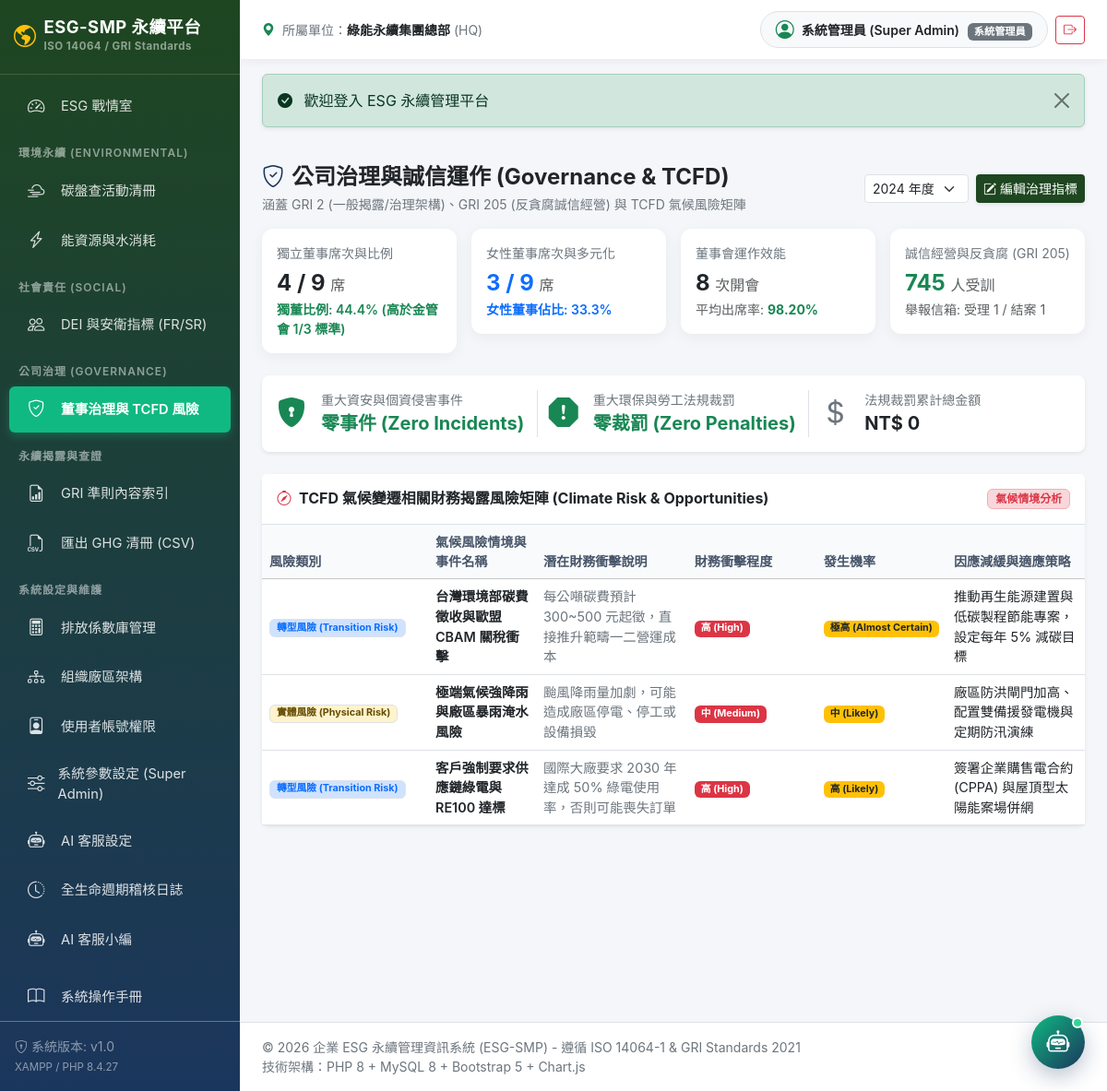
/index.php?route=governance (signed in), run on the app's committed database.
### tables this page shows
CREATE TABLE `esg_governance_metrics` (
  `id` int(10) unsigned NOT NULL AUTO_INCREMENT,
  `period_year` smallint(6) NOT NULL COMMENT '統計年度',
  `board_seats_total` tinyint(3) unsigned NOT NULL DEFAULT 0 COMMENT '董事會總席位',
  `independent_directors` tinyint(3) unsigned NOT NULL DEFAULT 0 COMMENT '獨立董事席位',
  `female_directors` tinyint(3) unsigned NOT NULL DEFAULT 0 COMMENT '女性董事席位',
  `board_meetings_count` tinyint(3) unsigned NOT NULL DEFAULT 0 COMMENT '董事會開會次數',
  `board_attendance_rate` decimal(5,2) NOT NULL DEFAULT 0.00 COMMENT '董事平均出席率 (%)',
  `ethics_train_headcount` int(10) unsigned NOT NULL DEFAULT 0 COMMENT '誠信經營受訓人次',
  `whistleblower_cases` int(10) unsigned NOT NULL DEFAULT 0 COMMENT '舉報信箱受理件數',
  `whistleblower_closed` int(10) unsigned NOT NULL DEFAULT 0 COMMENT '舉報案件結案數',
  `cyber_incidents_count` int(10) unsigned NOT NULL DEFAULT 0 COMMENT '重大資安事件數',
  `legal_penalty_count` int(10) unsigned NOT NULL DEFAULT 0 COMMENT '重大環保/勞動裁罰件數',
  `legal_penalty_amount` decimal(14,2) NOT NULL DEFAULT 0.00 COMMENT '罰鍰總金額 (NTD)',
  `created_at` datetime NOT NULL DEFAULT current_timestamp(),
  PRIMARY KEY (`id`),
  UNIQUE KEY `period_year` (`period_year`)
);

### app/Controllers/GovernanceController.php (called while the page is built, shortened)
<?php
require_once __DIR__ . '/../Auth.php';
require_once __DIR__ . '/../Database.php';
class GovernanceController {
    public function index() {
        $pdo = Database::getConnection();
        $year = isset($_GET['year']) && $_GET['year'] !== '' ? (int)$_GET['year'] : 2024;
        $stmt = $pdo->prepare("SELECT * FROM esg_governance_metrics WHERE period_year = ?");
        $stmt->execute([$year]);
        $current = $stmt->fetch();
        $history = $pdo->query("SELECT * FROM esg_governance_metrics ORDER BY period_year DESC")->fetchAll();
        $tcfdRisks = [
            [
                'category' => '轉型風險 (Transition Risk)',
                'name' => '台灣環境部碳費徵收與歐盟 CBAM 關稅衝擊',
                'description' => '每公噸碳費預計 300~500 元起徵，直接推升範疇一二營運成本',
                'impact' => '高 (High)',
                'likelihood' => '極高 (Almost Certain)',
                'response' => '推動再生能源建置與低碳製程節能專案，設定每年 5% 減碳目標'
            ],
            [
                'category' => '實體風險 (Physical Risk)',
                'name' => '極端氣候強降雨與廠區暴雨淹水風險',
                'description' => '颱風降雨量加劇，可能造成廠區停電、停工或設備損毀',
                'impact' => '中 (Medium)',
                'likelihood' => '中 (Likely)',
                'response' => '廠區防洪閘門加高、配置雙備援發電機與定期防汛演練'
            ],
            [
                'category' => '轉型風險 (Transition Risk)',
                'name' => '客戶強制要求供應鏈綠電與 RE100 達標',
                'description' => '國際大廠要求 2030 年達成 50% 綠電使用率，否則可能喪失訂單',
                'impact' => '高 (High)',
                'likelihood' => '高 (Likely)',
                'response' => '簽署企業購售電合約 (CPPA) 與屋頂型太陽能案場併網'
            ]
        ];
        require __DIR__ . '/../../views/governance/index.php';
    }
}

### app/Auth.php (called while the page is built, shortened)
<?php
require_once __DIR__ . '/Database.php';
class Auth {
    public static function role(): ?string {
        return $_SESSION['user']['role_code'] ?? null;
    }
    public static function can(string $permission): bool {
        $role = self::role();
        if ($role === 'admin') return true;
    }
}

### app/Database.php (called while the page is built, shortened)
<?php
class CustomPDO extends PDO {
    public function prepare($statement, $options = []) {
        return parent::prepare($statement, $options);
    }
    public function query($statement, ...$args) {
        return parent::query($statement, ...$args);
    }
}

### config/app.php (called while the page is built, shortened)
<?php
function e($string) {
    return htmlspecialchars((string)$string, ENT_QUOTES, 'UTF-8');
}

### views/governance/index.php (the view, shortened to what this page needs)
<?php
require __DIR__ . '/../layout/header.php';
$seats = (int)($current['board_seats_total'] ?? 9);
$indep = (int)($current['independent_directors'] ?? 4);
$female = (int)($current['female_directors'] ?? 3);
$indepRatio = $seats > 0 ? round(($indep / $seats) * 100, 1) : 0;
$femaleRatio = $seats > 0 ? round(($female / $seats) * 100, 1) : 0;
?>
<div class="d-flex justify-content-between align-items-center mb-3 flex-wrap gap-2">
    <div>
        <h4 class="fw-bold mb-1 text-dark">
            <i class="bi bi-shield-check text-navy me-2" style="color: var(--esg-navy);"></i>公司治理與誠信運作 (Governance & TCFD)
        </h4>
        <div class="text-secondary small">
            涵蓋 GRI 2 (一般揭露/治理架構)、GRI 205 (反貪腐誠信經營) 與 TCFD 氣候風險矩陣
        </div>
    </div>
    <div class="d-flex gap-2">
        <form method="GET" action="index.php" class="d-flex align-items-center gap-2">
            <select name="year" class="form-select form-select-sm" onchange="this.form.submit()">
                <option value="2024" <?= $year == 2024 ? 'selected' : '' ?>>2024 年度</option>
            </select>
        </form>
        <?php if (Auth::can('manage_metrics')): ?>
            <button type="button" class="btn btn-success btn-sm shadow-sm" style="background-color: var(--esg-green); border: none;" data-bs-toggle="modal" data-bs-target="#govModal">
                <i class="bi bi-pencil-square me-1"></i>編輯治理指標
            </button>
        <?php endif; ?>
    </div>
</div>
<div class="row g-3 mb-4">
    <div class="col-md-3 col-6">
        <div class="card card-kpi p-3">
            <div class="text-secondary small">獨立董事席次與比例</div>
            <div class="fs-4 fw-bold text-dark mt-1">
                <?= $indep ?> / <?= $seats ?> <span class="fs-6 fw-normal text-muted">席</span>
            </div>
            <div class="text-success small fw-semibold">
                獨董比例: <?= $indepRatio ?>% (高於金管會 1/3 標準)
            </div>
        </div>
    </div>
    <div class="col-md-3 col-6">
        <div class="card card-kpi p-3">
            <div class="text-secondary small">女性董事席次與多元化</div>
            <div class="fs-4 fw-bold text-primary mt-1">
                <?= $female ?> / <?= $seats ?> <span class="fs-6 fw-normal text-muted">席</span>
            </div>
            <div class="text-primary small fw-semibold">
                女性董事佔比: <?= $femaleRatio ?>%
            </div>
        </div>
    </div>
    <div class="col-md-3 col-6">
        <div class="card card-kpi p-3">
            <div class="text-secondary small">董事會運作效能</div>
            <div class="fs-4 fw-bold text-dark mt-1">
                <?= $current['board_meetings_count'] ?? 0 ?> <span class="fs-6 fw-normal text-muted">次開會</span>
            </div>
            <div class="text-muted small">
                平均出席率: <strong class="text-success"><?= $current['board_attendance_rate'] ?? 0 ?>%</strong>
            </div>
        </div>
    </div>
    <div class="col-md-3 col-6">
        <div class="card card-kpi p-3">
            <div class="text-secondary small">誠信經營與反貪腐 (GRI 205)</div>
            <div class="fs-4 fw-bold text-success mt-1">
                <?= number_format($current['ethics_train_headcount'] ?? 0) ?> <span class="fs-6 fw-normal text-muted">人受訓</span>
            </div>
            <div class="text-muted small">
                舉報信箱: 受理 <?= $current['whistleblower_cases'] ?? 0 ?> / 結案 <?= $current['whistleblower_closed'] ?? 0 ?>
            </div>
        </div>
    </div>
</div>
<div class="card border-0 shadow-sm p-3 mb-4 rounded-3 bg-white">
    <div class="row align-items-center">
        <div class="col-md-4 border-end">
            <div class="d-flex align-items-center">
                <i class="bi bi-shield-lock-fill fs-2 text-success me-3"></i>
                <div>
                    <div class="text-secondary small">重大資安與個資侵害事件</div>
                    <div class="fs-5 fw-bold <?= ($current['cyber_incidents_count'] ?? 0) == 0 ? 'text-success' : 'text-danger' ?>">
                        <?= ($current['cyber_incidents_count'] ?? 0) == 0 ? '零事件 (Zero Incidents)' : $current['cyber_incidents_count'] . ' 件' ?>
                    </div>
                </div>
            </div>
        </div>
        <div class="col-md-4 border-end">
            <div class="d-flex align-items-center">
                <i class="bi bi-exclamation-octagon-fill fs-2 <?= ($current['legal_penalty_count'] ?? 0) == 0 ? 'text-success' : 'text-danger' ?> me-3"></i>
                <div>
                    <div class="text-secondary small">重大環保與勞工法規裁罰</div>
                    <div class="fs-5 fw-bold <?= ($current['legal_penalty_count'] ?? 0) == 0 ? 'text-success' : 'text-danger' ?>">
                        <?= ($current['legal_penalty_count'] ?? 0) == 0 ? '零裁罰 (Zero Penalties)' : $current['legal_penalty_count'] . ' 筆' ?>
                    </div>
                </div>
            </div>
        </div>
        <div class="col-md-4">
            <div class="d-flex align-items-center">
                <i class="bi bi-currency-dollar fs-2 text-secondary me-3"></i>
                <div>
                    <div class="text-secondary small">法規裁罰累計總金額</div>
                    <div class="fs-5 fw-bold text-dark">
                        NT$ <?= number_format($current['legal_penalty_amount'] ?? 0) ?>
                    </div>
                </div>
            </div>
        </div>
    </div>
</div>
<div class="card border-0 shadow-sm rounded-3 mb-4">
    <div class="card-header bg-white py-3 border-bottom">
        <div class="d-flex justify-content-between align-items-center">
            <h6 class="fw-bold mb-0 text-dark">
                <i class="bi bi-compass text-danger me-2"></i>TCFD 氣候變遷相關財務揭露風險矩陣 (Climate Risk & Opportunities)
            </h6>
            <span class="badge bg-danger-subtle text-danger border border-danger-subtle">氣候情境分析</span>
        </div>
    </div>
    <div class="table-responsive">
        <table class="table table-hover align-middle mb-0">
            <thead class="table-light">
                <tr>
                    <th style="width: 180px;">風險類別</th>
                    <th>氣候風險情境與事件名稱</th>
                    <th>潛在財務衝擊說明</th>
                    <th style="width: 140px;">財務衝擊程度</th>
                    <th style="width: 140px;">發生機率</th>
                    <th>因應減緩與適應策略</th>
                </tr>
            </thead>
            <tbody>
                <?php foreach ($tcfdRisks as $rk): ?>
                    <tr>
                        <td>
                            <span class="badge <?= strpos($rk['category'], '轉型') !== false ? 'bg-primary-subtle text-primary border' : 'bg-warning-subtle text-warning-emphasis border' ?>">
                                <?= e($rk['category']) ?>
                            </span>
                        </td>
                        <td class="fw-semibold text-dark"><?= e($rk['name']) ?></td>
                        <td class="small text-secondary"><?= e($rk['description']) ?></td>
                        <td><span class="badge bg-danger text-white"><?= e($rk['impact']) ?></span></td>
                        <td><span class="badge bg-warning text-dark"><?= e($rk['likelihood']) ?></span></td>
                        <td class="small text-dark"><?= e($rk['response']) ?></td>
                    </tr>
                <?php endforeach; ?>
            </tbody>
        </table>
    </div>
</div>
<?php require __DIR__ . '/../layout/footer.php'; ?>

### assets/css/style.css (style rules this page uses)
:root { --esg-green: #1E4620; --esg-green-light: #2D6A30; --esg-navy: #1B365D; --esg-accent: #10B981; --esg-bg: #F4F6F9; --esg-sidebar-width: 260px; }
body { background-color: var(--esg-bg); font-family: -apple-system, BlinkMacSystemFont, "Segoe UI", Roboto, "Helvetica Neue", Arial, sans-serif, "Microsoft JhengHei"; color: #333333; min-height: 100vh; }
.card-kpi { border: none; border-radius: 12px; box-shadow: 0 4px 15px rgba(0, 0, 0, 0.05); transition: transform 0.2s, box-shadow 0.2s; background: #ffffff; }
.table th { background-color: #F8FAFC; color: #475569; font-weight: 600; font-size: 0.88rem; border-top: none; }
.table td { vertical-align: middle; font-size: 0.9rem; }

### data on the page
esg_governance_metrics: independent_directors "4", board_seats_total "9", indepRatio "44.4", female_directors "3", femaleRatio "33.3", board_meetings_count "8", board_attendance_rate "98.20", ethics_train_headcount "745", whistleblower_cases "1", whistleblower_closed "1", legal_penalty_amount "0"

### other printed values
APP_VERSION "v1.0"
PHP_VERSION "8.4.27"
$user['unit_name'] "綠能永續集團總部"
$user['unit_code'] "HQ"
$user['full_name'] "系統管理員 (Super Admin)"
$user['role_name'] "系統管理員"
$flash['message'] "歡迎登入 ESG 永續管理平台"
$rk['category'] "轉型風險 (Transition Risk)"
$rk['name'] "台灣環境部碳費徵收與歐盟 CBAM 關稅衝擊"
$rk['description'] "每公噸碳費預計 300~500 元起徵，直接推升範疇一二營運成本"
$rk['impact'] "高 (High)"
$rk['likelihood'] "極高 (Almost Certain)"
$rk['response'] "推動再生能源建置與低碳製程節能專案，設定每年 5% 減碳目標"
$rk['category'] "實體風險 (Physical Risk)"
$rk['name'] "極端氣候強降雨與廠區暴雨淹水風險"
